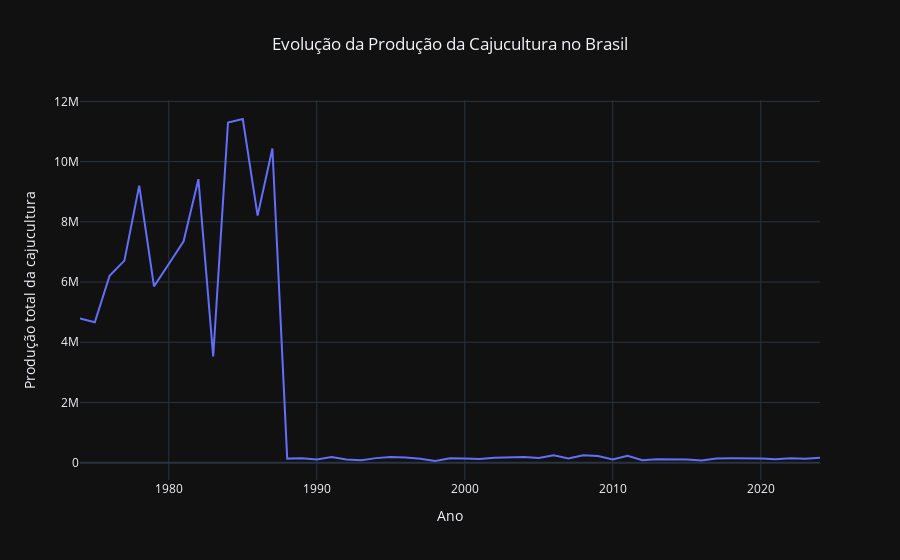

Notebook source saved alongside this figure:
### Code cell
import plotly.express as px

fig = px.line(
    cajucultura_brasil,
    x="ano",
    y="producao_total",
    title="Evolução da Produção da Cajucultura no Brasil",
    labels={
        "ano": "Ano",
        "producao_total": "Produção total da cajucultura"
    }
)

fig.update_layout(
    template="plotly_dark",
    title_x=0.5
)

fig.show()

### Figure 1 — Plotly figure (JSON) as saved in the notebook; plotly's stock layout.template omitted (floating-point values rounded to 4 significant figures)
{"data": [{"hovertemplate": "Ano=%{x}<br>Produção total da cajucultura=%{y}<extra></extra>", "legendgroup": "", "line": {"color": "#636efa", "dash": "solid"}, "marker": {"symbol": "circle"}, "mode": "lines", "name": "", "orientation": "v", "showlegend": false, "type": "scatter", "x": [1974, 1975, 1976, 1977, 1978, 1979, 1980, 1981, 1982, 1983, 1984, 1985, 1986, 1987, 1988, 1989, 1990, 1991, 1992, 1993, 1994, 1995, 1996, 1997, 1998, 1999, 2000, 2001, 2002, 2003, 2004, 2005, 2006, 2007, 2008, 2009, 2010, 2011, 2012, 2013, 2014, 2015, 2016, 2017, 2018, 2019, 2020, 2021, 2022, 2023, 2024], "xaxis": "x", "y": [4789822, 4661289, 6207889, 6712726, 9204380, 5855818, 6600538, 7352145, 9416627, 3531339, 11297380, 11416748, 8205758, 10437471, 133355, 143991, 107664, 185965, 107955, 77098, 149804, 185229, 167211, 125397, 54144, 145437, 138608, 124073, 164539, 183094, 187839, 152751, 243770, 140675, 243253, 220505, 104342, 230785, 80630, 109679, 107713, 103363, 74568, 133608, 141386, 138597, 139321, 111012, 147184, 127931, 159212], "yaxis": "y"}], "layout": {"legend": {"tracegroupgap": 0}, "title": {"text": "Evolução da Produção da Cajucultura no Brasil", "x": 0.5}, "xaxis": {"anchor": "y", "domain": [0, 1], "title": {"text": "Ano"}}, "yaxis": {"anchor": "x", "domain": [0, 1], "title": {"text": "Produção total da cajucultura"}}}}
